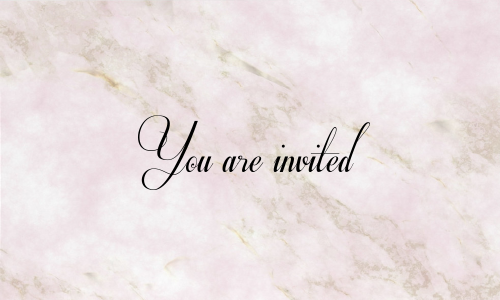

Source code (Python):
from reportlab.pdfgen.canvas import Canvas
from reportlab.pdfbase import pdfmetrics, ttfonts
from reportlab.platypus import Paragraph
from reportlab.lib.styles import getSampleStyleSheet
from reportlab.lib.units import inch

w = 5 * inch
h = 3 * inch
pdfmetrics.registerFont(ttfonts.TTFont(
    "Respective", "./assets/Respective.ttf"))

style = getSampleStyleSheet()["Normal"]
style.fontName = "Respective"
style.fontSize = 40
style.leading = round(style.fontSize * 1.2)
p = Paragraph("You are invited", style)

pdf = Canvas("./invite.pdf", pagesize=(w, h))
pdf.drawImage("./assets/marble_bg.jpg",
              0, 0,
              width=w, height=h)
_, y = p.wrap(w, h)
x = pdfmetrics.stringWidth(p.text,
                           style.fontName,
                           style.fontSize)
p.drawOn(pdf,
         (w - x) / 2,
         (h - y) / 2)
pdf.showPage()
pdf.save()
